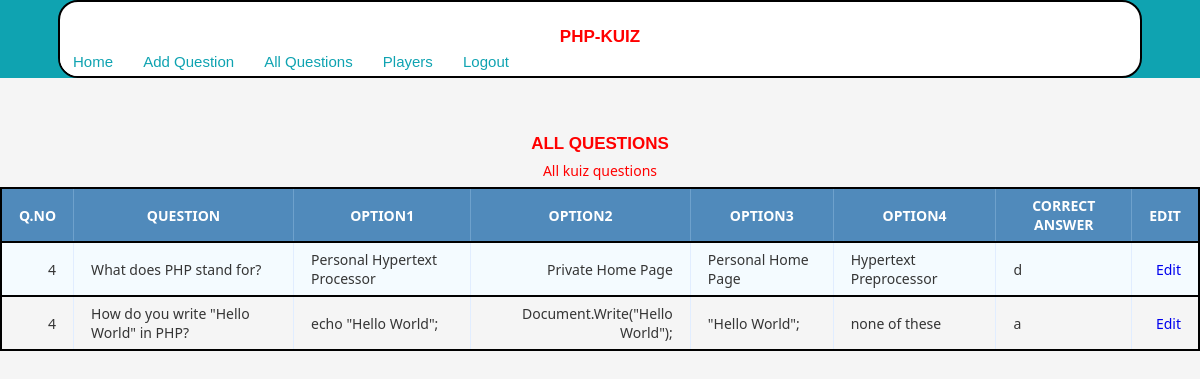
/allquestions.php (signed in), run on the app's committed database.
### tables this page shows
CREATE TABLE `questions` (
  `qid` int(11) NOT NULL,
  `qtype` varchar(225) NOT NULL,
  `qamount` int(11) NOT NULL,
  `question` text NOT NULL,
  `qno` int(11) NOT NULL,
  `ans1` text NOT NULL,
  `ans2` text NOT NULL,
  `ans3` text NOT NULL,
  `ans4` text NOT NULL,
  `correct_answer` varchar(1) NOT NULL
);

### allquestions.php (the view, shortened to what this page needs)
<?php include "connection.php";
if (isset($_SESSION['admin'])) {
?>
<!DOCTYPE html>
<html>
	<head>
		<link rel="stylesheet" type="text/css" href="css/style.css">
		<link rel="stylesheet" type="text/css" href="css/style1.css">
	</head>
	<body>
		<header>
			<div class="container">
				<h1>PHP-Kuiz</h1>
				<a href="index.php" class="start">Home</a>
				<a href="add.php" class="start">Add Question</a>
				<a href="allquestions.php" class="start">All Questions</a>
				<a href="players.php" class="start">Players</a>
				<a href="exit.php" class="start">Logout</a>
			</div>
		</header>
	<h1> All Questions</h1>
	<table class="data-table">
		<caption class="title">All kuiz questions</caption>
		<thead>
			<tr>
				<th>Q.NO</th>
				<th>Question</th>
				<th>Option1</th>
				<th>Option2</th>
				<th>Option3</th>
				<th>Option4</th>
				<th>Correct Answer </th>
				<th>Edit</th>
			</tr>
		</thead>
		<tbody>
        <?php
            $query = "SELECT * FROM questions ORDER BY qno DESC";
            $select_questions = mysqli_query($conn, $query) or die(mysqli_error($conn));
            if (mysqli_num_rows($select_questions) > 0 ) {
            while ($row = mysqli_fetch_array($select_questions)) {
                $qno = $row['qno'];
                $question = $row['question'];
                $option1 = $row['ans1'];
                $option2 = $row['ans2'];
                $option3 = $row['ans3'];
                $option4 = $row['ans4'];
                $Answer = $row['correct_answer'];
                echo "<tr>";
                echo "<td>$qno</td>";
                echo "<td>$question</td>";
                echo "<td>$option1</td>";
                echo "<td>$option2</td>";
                echo "<td>$option3</td>";
                echo "<td>$option4</td>";
                echo "<td>$Answer</td>";
                echo "<td> <a href='editquestion.php?qno=$qno'> Edit </a></td>";
                echo "</tr>";
             }
         }
        ?>
		</tbody>
	</table>
</body>
</html>
<?php }
else {
	header("location: admin.php");
}
?>

### css/style.css (style rules this page uses)
:root { --header-height: 3.5rem; --color-primary: #0FA3B1; --color-black: black; --color-white: white; --color-header: #EE6C4D; --color-dark-gray: #98999a; --color-light-gray: #EEEEEE; --color-gray: #ddd; --color-form-box: #F5F5F5; --color-submit-btn: hsl(200, 97%, 48%); --color-quiz-title: #06113C; --color-subtile: #c7eef0; --body-font: 'Sora', sans-serif; --h1-font-size: 2.25rem; --h2-font-size: 1.75rem; --h3-font-size: 1.25rem; --normal-font-size: 1rem; --small-font-size: .875rem; --font-medium: 400; --font-semi-bold: 600; --font-bold: 700; --font-extra-bold: 800; --m-0-5: .5rem; --m-0-75: .75rem; --m-1: 1rem; --m-1-5: 1.5rem; --m-2: 2rem; --m-2-5: 2.5rem; --m-3: 3rem; --m-3-5: 3.5rem; --border-radius-20: 1.25rem; --border-radius-10: 0.625rem; --border: 2px solid var(--color-black); }
html { scroll-behavior: smooth; }
body { font-family: var(--body-font); font-size: var(--normal-font-size); background-color: #F5F5F5; }
a { text-decoration: none; }
h1 { font-size: var(--h1-font-size); font-weight: var(--font-extra-bold); }
.container { width: 90%; margin: auto; overflow: auto; border-radius: var(--border-radius-20); border: var(--border); background-color: var(--color-white); margin-bottom: var(--m-3-5); }
header { width: 100%; background-color: var(--color-primary); }
a.start { display: inline-block; color: var(--color-primary); background: var(--color-white); padding:6px 13px; }
table, thead, tbody, th, td, tr { border: 2px solid var(--color-black); }

### css/style1.css (style rules this page uses)
body { font-size: 15px; color: red; font-family: "segoe-ui", "open-sans", tahoma, arial; padding: 0; margin: 0; }
table { margin: auto; font-family: "Lucida Sans Unicode", "Lucida Grande", "Segoe Ui"; font-size: 12px; }
h1 { margin: 25px auto 0; text-align: center; text-transform: uppercase; font-size: 17px; }
table td { transition: all .5s; }
.data-table { border-collapse: collapse; font-size: 14px; min-width: 537px; }
.data-table th, .data-table td { border: 1px solid #e1edff; padding: 7px 17px; }
.data-table caption { margin: 7px; }
.data-table thead th { background-color: #508abb; color: #FFFFFF; border-color: #6ea1cc !important; text-transform: uppercase; }
.data-table tbody td { color: #353535; }
.data-table tbody td:first-child, .data-table tbody td:nth-child(4), .data-table tbody td:last-child { text-align: right; }
.data-table tbody tr:nth-child(odd) td { background-color: #f4fbff; }

### data on the page
questions: qno "4", question "What does PHP stand for?", ans1 "Personal Hypertext Processor", ans2 "Private Home Page", ans3 "Personal Home Page", ans4 "Hypertext Preprocessor", correct_answer "d"
questions: qno "4", question "How do you write \"Hello World\" in PHP?", ans1 "echo \"Hello World\";", ans2 "Document.Write(\"Hello World\");", ans3 "\"Hello World\";", ans4 "none of these", correct_answer "a"
